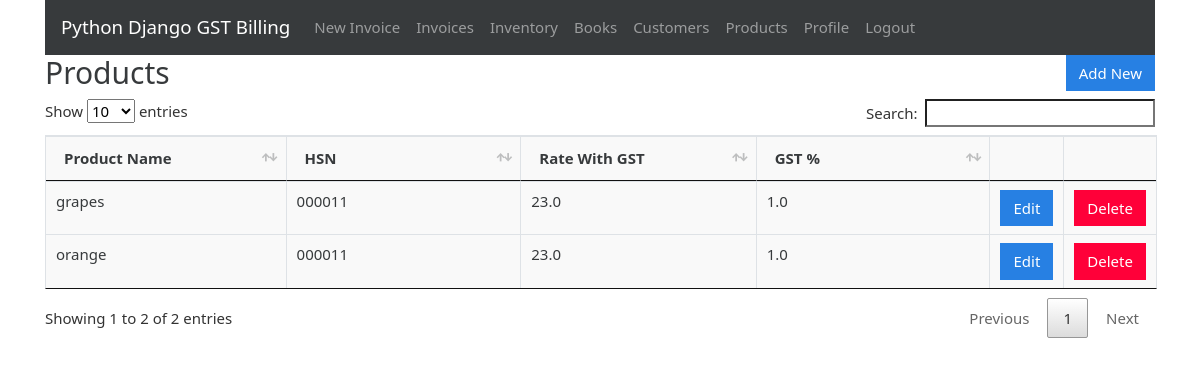
The page /products (signed in) on the database its author committed.
### gstbillingapp/models.py (models this page shows, shortened)
class Product(models.Model):
    user = models.ForeignKey(User, null=True, blank=True, on_delete=models.SET_NULL)
    product_name = models.CharField(max_length=200)
    product_hsn = models.CharField(max_length=50, null=True, blank=True)
    product_unit = models.CharField(max_length=50)
    product_gst_percentage = models.FloatField()
    product_rate_with_gst = models.FloatField()

### gstbillingapp/views.py (the view)
# urls.py: path('products', views.products, name='products'),
@login_required
def products(request):
    context = {}
    context['products'] = Product.objects.filter(user=request.user)
    return render(request, 'gstbillingapp/products.html', context)

### gstbillingapp/templates/gstbillingapp/products.html (shortened to what this page needs)
{% extends "gstbillingapp/base.html" %}
{% load static %}
{% block content %}
		<div class="row">
			<div class="col">
				<h2>Products</h2>
			</div>
			<div class="col">
				<a href="{% url 'product_add' %}" id="add_product_btn"><button type="button" class="btn btn-primary">Add New</button></a>
			</div>
		</div>
		<table class="table table-bordered" id="product-table">
			<thead>
				<tr>
					<th>Product Name</th>
					<th>HSN</th>
					<th>Rate With GST</th>
					<th>GST %</th>
					<th></th>
					<th></th>
				</tr>
			</thead>
			<tbody class="two-col-form">
				{% for product in products %}
				<tr>
	 				<td>{{product.product_name}}</td>
	 				<td>{{product.product_hsn}}</td>
	 				<td>{{product.product_rate_with_gst}}</td>
	 				<td>{{product.product_gst_percentage}}</td>
	 				<td><a href="{% url 'product_edit' product.id %}"><button type="button" class="btn btn-primary">Edit</button></a></td>
	 				<td><button type="button" class="btn btn-danger" data-toggle="modal" data-target="#productDeleteModal" data-product-id="{{product.id}}" data-product-name="{{product.product_name}}">Delete</button></td>
				</tr>
				{% endfor %}
			</tbody>
		</table>
{% endblock %}

### gstbillingapp/static/gstbillingapp/main.css (style rules this page uses)
.table-bordered td, .table-bordered th { padding: 0.25em; }
.table-bordered tbody td, .table-bordered tbody th, .table-bordered thead th, .table-bordered thead td { background: #f9f9f9; }
.two-col-form td, .two-col-form th { width: 25%; }
#add_customer_btn, #add_product_btn { float: right; }

### rows shown on the page
Product: product_name "grapes", product_hsn "000011", product_rate_with_gst "23.0", product_gst_percentage "1.0"
Product: product_name "orange", product_hsn "000011", product_rate_with_gst "23.0", product_gst_percentage "1.0"
